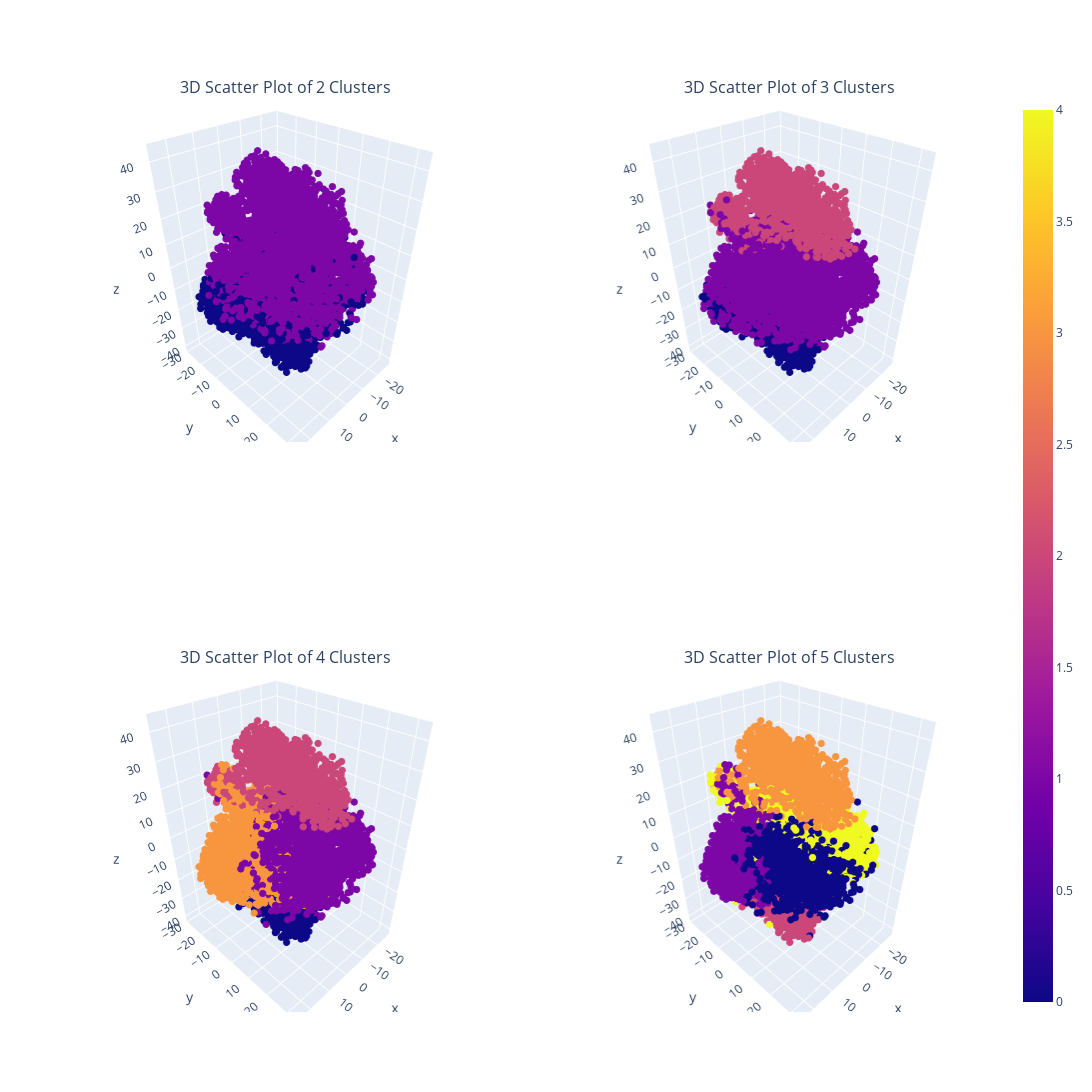

Notebook source saved alongside this figure:
### Code cell
plot_spectral_clusters(Y_3d_dict_custom, cluster_results_custom)
plot_spectral_clusters_plotly(Y_3d_dict_custom, cluster_results_custom)

### Figure 1 — Plotly figure (JSON) as saved in the notebook; plotly's stock layout.template omitted (floating-point values rounded to 4 significant figures; data arrays with more than 128 entries replaced by an {"elided": "..."} marker saying what was removed)
{"data": [{"hovertemplate": "x=%{x}<br>y=%{y}<br>z=%{z}<br>color=%{marker.color}<extra></extra>", "legendgroup": "", "marker": {"color": {"elided": "5000 int values"}, "coloraxis": "coloraxis", "size": 2.5, "symbol": "circle"}, "mode": "markers", "name": "", "scene": "scene", "showlegend": false, "type": "scatter3d", "x": {"elided": "5000 float values"}, "y": {"elided": "5000 float values"}, "z": {"elided": "5000 float values"}}, {"hovertemplate": "x=%{x}<br>y=%{y}<br>z=%{z}<br>color=%{marker.color}<extra></extra>", "legendgroup": "", "marker": {"color": {"elided": "5000 int values"}, "coloraxis": "coloraxis", "size": 2.5, "symbol": "circle"}, "mode": "markers", "name": "", "scene": "scene2", "showlegend": false, "type": "scatter3d", "x": {"elided": "5000 float values"}, "y": {"elided": "5000 float values"}, "z": {"elided": "5000 float values"}}, {"hovertemplate": "x=%{x}<br>y=%{y}<br>z=%{z}<br>color=%{marker.color}<extra></extra>", "legendgroup": "", "marker": {"color": {"elided": "5000 int values"}, "coloraxis": "coloraxis", "size": 2.5, "symbol": "circle"}, "mode": "markers", "name": "", "scene": "scene3", "showlegend": false, "type": "scatter3d", "x": {"elided": "5000 float values"}, "y": {"elided": "5000 float values"}, "z": {"elided": "5000 float values"}}, {"hovertemplate": "x=%{x}<br>y=%{y}<br>z=%{z}<br>color=%{marker.color}<extra></extra>", "legendgroup": "", "marker": {"color": {"elided": "5000 int values"}, "coloraxis": "coloraxis", "size": 2.5, "symbol": "circle"}, "mode": "markers", "name": "", "scene": "scene4", "showlegend": false, "type": "scatter3d", "x": {"elided": "5000 float values"}, "y": {"elided": "5000 float values"}, "z": {"elided": "5000 float values"}}], "layout": {"annotations": [{"font": {"size": 16}, "showarrow": false, "text": "3D Scatter Plot of 2 Clusters", "x": 0.225, "xanchor": "center", "xref": "paper", "y": 1, "yanchor": "bottom", "yref": "paper"}, {"font": {"size": 16}, "showarrow": false, "text": "3D Scatter Plot of 3 Clusters", "x": 0.775, "xanchor": "center", "xref": "paper", "y": 1, "yanchor": "bottom", "yref": "paper"}, {"font": {"size": 16}, "showarrow": false, "text": "3D Scatter Plot of 4 Clusters", "x": 0.225, "xanchor": "center", "xref": "paper", "y": 0.375, "yanchor": "bottom", "yref": "paper"}, {"font": {"size": 16}, "showarrow": false, "text": "3D Scatter Plot of 5 Clusters", "x": 0.775, "xanchor": "center", "xref": "paper", "y": 0.375, "yanchor": "bottom", "yref": "paper"}], "height": 1200, "scene": {"domain": {"x": [0, 0.45], "y": [0.625, 1]}}, "scene2": {"domain": {"x": [0.55, 1], "y": [0.625, 1]}}, "scene3": {"domain": {"x": [0, 0.45], "y": [0, 0.375]}}, "scene4": {"domain": {"x": [0.55, 1], "y": [0, 0.375]}}, "showlegend": false, "width": 1400}}
